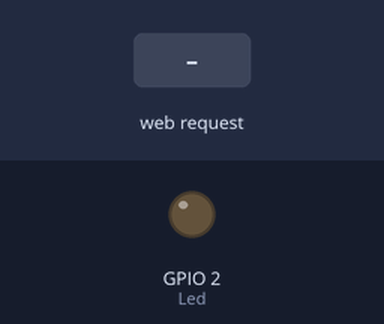
This sketch was run on a simulated ESP8266 (NodeMCU). Parts: output pins drawn as LEDs (lit = HIGH). Inputs (shaded band) come from the test bench. What the sketch prints to the serial monitor is not drawn.

Above: at 1.2 s.
1.3 s: HTTP request GET /led/on received
At 2.5 s:
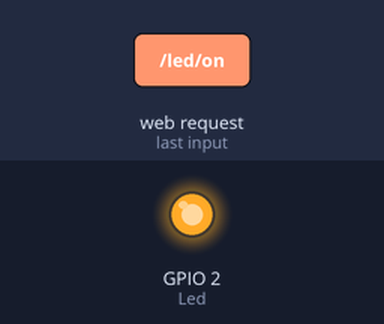
2.8 s: HTTP request GET /led/off received
At 3.6 s:
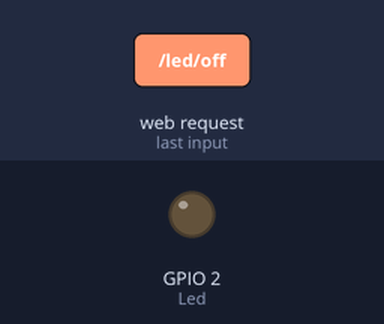
Timing chart, 0 to 5.8 s (numbered marks = the images above; inputs shaded):
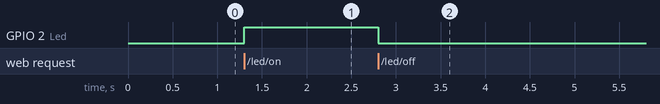

The sketch:

05_HTML.ino
```cpp
#ifdef ESP8266
#include <ESP8266WiFi.h>
#include <ESP8266mDNS.h>
#elif defined(ESP32)
#include <WiFi.h>
#include <ESPmDNS.h>
#else
#error "Placa de desarrollo no encontrada"
#endif

#define Led 2

#include <ESPAsyncWebServer.h>

char pagina[] PROGMEM = R"=====(

<!DOCTYPE html>
<html>
<body>

<center>
<h1> ESP HTML </h1>

<h3> LED </h3>
<button onclick="window.location = 'http://'+location.hostname+'/led/on'">On</button>
<button onclick="window.location = 'http://'+location.hostname+'/led/off'">Off</button>

</center>
</body>
</html>

)=====";

AsyncWebServer server(80);

void notFound(AsyncWebServerRequest *request)
{
  request->send(404, "text/plain", "Página no encontrada");
}

void setup(void)
{

  Serial.begin(115200);
  pinMode(Led, OUTPUT);


  WiFi.softAP("PuntoAcceso", "");
  Serial.println("softAP");
  Serial.println("");
  Serial.println(WiFi.softAPIP());


  if (MDNS.begin("ESP")) { //esp.local/
    Serial.println("MDNS iniciado");
  }

  server.on("/", HTTP_GET, [](AsyncWebServerRequest * request){
    request->send_P(200, "text/html", pagina);
  });

   server.on("/led/on", HTTP_GET, [](AsyncWebServerRequest * request)
  {
    digitalWrite(Led, HIGH);
  request->send_P(200, "text/html", pagina);
  });

  server.on("/led/off", HTTP_GET, [](AsyncWebServerRequest * request)
  {
    digitalWrite(Led, LOW);
  request->send_P(200, "text/html", pagina);
  });

  server.onNotFound(notFound);

  server.begin();  // Finalmente inciamos el servidor
}


void loop(void)
{
}
```

Measured:
- after the input at 1.3 s, GPIO 2 (Led): LOW → HIGH at once
- after the input at 2.8 s, GPIO 2 (Led): HIGH → LOW at once
